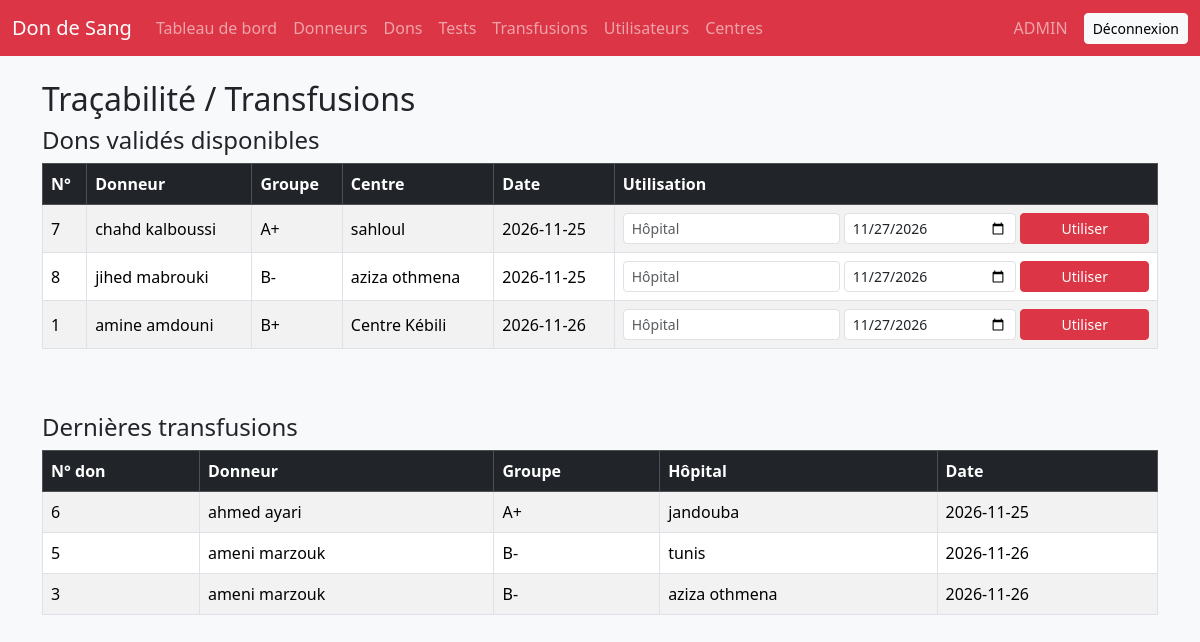
Page /transfusions.php (signed in) on the committed database.
### tables this page shows
CREATE TABLE `dons` (
  `id_don` int(11) NOT NULL AUTO_INCREMENT,
  `id_donneur` int(11) NOT NULL,
  `id_centre` int(11) NOT NULL,
  `date_don` date NOT NULL,
  `statut` enum('EN STOCK','VALIDE','UTILISÉ','REJETÉ') NOT NULL DEFAULT 'EN STOCK',
  PRIMARY KEY (`id_don`),
  KEY `id_donneur` (`id_donneur`),
  KEY `id_centre` (`id_centre`),
  CONSTRAINT `dons_ibfk_1` FOREIGN KEY (`id_donneur`) REFERENCES `donneurs` (`id_donneur`),
  CONSTRAINT `dons_ibfk_2` FOREIGN KEY (`id_centre`) REFERENCES `centres_collecte` (`id_centre`)
);

CREATE TABLE `donneurs` (
  `id_donneur` int(11) NOT NULL AUTO_INCREMENT,
  `nom` varchar(50) NOT NULL,
  `prenom` varchar(50) NOT NULL,
  `cin` varchar(8) NOT NULL,
  `groupe_sanguin` enum('A+','A-','B+','B-','AB+','AB-','O+','O-') NOT NULL,
  `ville` varchar(50) NOT NULL,
  PRIMARY KEY (`id_donneur`),
  UNIQUE KEY `cin` (`cin`)
);

CREATE TABLE `centres_collecte` (
  `id_centre` int(11) NOT NULL AUTO_INCREMENT,
  `nom` varchar(100) NOT NULL,
  `ville` varchar(50) NOT NULL,
  PRIMARY KEY (`id_centre`)
);

CREATE TABLE `transfusions` (
  `id_transfusion` int(11) NOT NULL AUTO_INCREMENT,
  `id_don` int(11) NOT NULL,
  `hopital_recepteur` varchar(100) NOT NULL,
  `date_transfusion` date NOT NULL,
  PRIMARY KEY (`id_transfusion`),
  UNIQUE KEY `id_don` (`id_don`),
  CONSTRAINT `transfusions_ibfk_1` FOREIGN KEY (`id_don`) REFERENCES `dons` (`id_don`)
);

### transfusions.php (the view, shortened to what this page needs)
<?php
require 'header.php';
$dons = $pdo->query("
    SELECT d.id_don, d.date_don, dn.nom, dn.prenom, dn.groupe_sanguin, c.nom AS centre
    FROM dons d
    JOIN donneurs dn ON d.id_donneur = dn.id_donneur
    JOIN centres_collecte c ON d.id_centre = c.id_centre
    WHERE d.statut = 'VALIDE'
    ORDER BY d.date_don, d.id_don
")->fetchAll(PDO::FETCH_ASSOC);
$historique = $pdo->query("
    SELECT t.date_transfusion, t.hopital_recepteur, d.id_don, dn.nom, dn.prenom, dn.groupe_sanguin
    FROM transfusions t
    JOIN dons d ON t.id_don = d.id_don
    JOIN donneurs dn ON d.id_donneur = dn.id_donneur
    ORDER BY t.id_transfusion DESC
    LIMIT 10
")->fetchAll(PDO::FETCH_ASSOC);
?>
<h2>Traçabilité / Transfusions</h2>
<h4>Dons validés disponibles</h4>
<?php if (count($dons) === 0): ?>
    <div class="alert alert-info">Aucun don validé disponible.</div>
<?php else: ?>
    <div class="table-responsive mb-5">
        <table class="table table-striped table-bordered align-middle">
            <thead class="table-dark">
                <tr>
                    <th>N°</th>
                    <th>Donneur</th>
                    <th>Groupe</th>
                    <th>Centre</th>
                    <th>Date</th>
                    <th>Utilisation</th>
                </tr>
            </thead>
            <tbody>
                <?php foreach ($dons as $don): ?>
                    <tr>
                        <td><?= (int)$don['id_don'] ?></td>
                        <td><?= htmlspecialchars($don['nom'] . ' ' . $don['prenom']) ?></td>
                        <td><?= htmlspecialchars($don['groupe_sanguin']) ?></td>
                        <td><?= htmlspecialchars($don['centre']) ?></td>
                        <td><?= htmlspecialchars($don['date_don']) ?></td>
                        <td>
                            <form method="post" class="row g-1">
                                <div class="col-md-5">
                                    <input type="text" name="hopital_recepteur" class="form-control form-control-sm" placeholder="Hôpital" required>
                                </div>
                                <div class="col-md-4">
                                    <input type="date" name="date_transfusion" class="form-control form-control-sm" value="<?= date('Y-m-d') ?>" required>
                                </div>
                                <div class="col-md-3">
                                    <button type="submit" class="btn btn-sm btn-danger w-100">Utiliser</button>
                                </div>
                            </form>
                        </td>
                    </tr>
                <?php endforeach; ?>
            </tbody>
        </table>
    </div>
<?php endif; ?>
<h4>Dernières transfusions</h4>
<?php if (count($historique) === 0): ?>
    <div class="alert alert-info">Aucune transfusion enregistrée.</div>
<?php else: ?>
    <div class="table-responsive">
        <table class="table table-striped table-bordered">
            <thead class="table-dark">
                <tr>
                    <th>N° don</th>
                    <th>Donneur</th>
                    <th>Groupe</th>
                    <th>Hôpital</th>
                    <th>Date</th>
                </tr>
            </thead>
            <tbody>
                <?php foreach ($historique as $t): ?>
                    <tr>
                        <td><?= (int)$t['id_don'] ?></td>
                        <td><?= htmlspecialchars($t['nom'] . ' ' . $t['prenom']) ?></td>
                        <td><?= htmlspecialchars($t['groupe_sanguin']) ?></td>
                        <td><?= htmlspecialchars($t['hopital_recepteur']) ?></td>
                        <td><?= htmlspecialchars($t['date_transfusion']) ?></td>
                    </tr>
                <?php endforeach; ?>
            </tbody>
        </table>
    </div>
<?php endif; ?>
<?php require 'footer.php'; ?>

### rows in the picture
dons: id_don "7", id_donneur.prenom "chahd kalboussi", id_donneur.groupe_sanguin "A+", id_centre.nom "sahloul", date_don "2026-11-25"
dons: id_don "8", id_donneur.prenom "jihed mabrouki", id_donneur.groupe_sanguin "B-", id_centre.nom "aziza othmena", date_don "2026-11-25"
dons: id_don "1", id_donneur.prenom "amine amdouni", id_donneur.groupe_sanguin "B+", id_centre.nom "Centre Kébili", date_don "2026-11-26"
transfusions: id_don.id_don "6", donneurs.nom+prenom "ahmed ayari", donneurs.groupe_sanguin "A+", hopital_recepteur "jandouba", date_transfusion "2026-11-25"
transfusions: id_don.id_don "5", donneurs.nom+prenom "ameni marzouk", donneurs.groupe_sanguin "B-", hopital_recepteur "tunis", date_transfusion "2026-11-26"
transfusions: id_don.id_don "3", donneurs.nom+prenom "ameni marzouk", donneurs.groupe_sanguin "B-", hopital_recepteur "aziza othmena", date_transfusion "2026-11-26"

### other values in the picture
$role "ADMIN"
